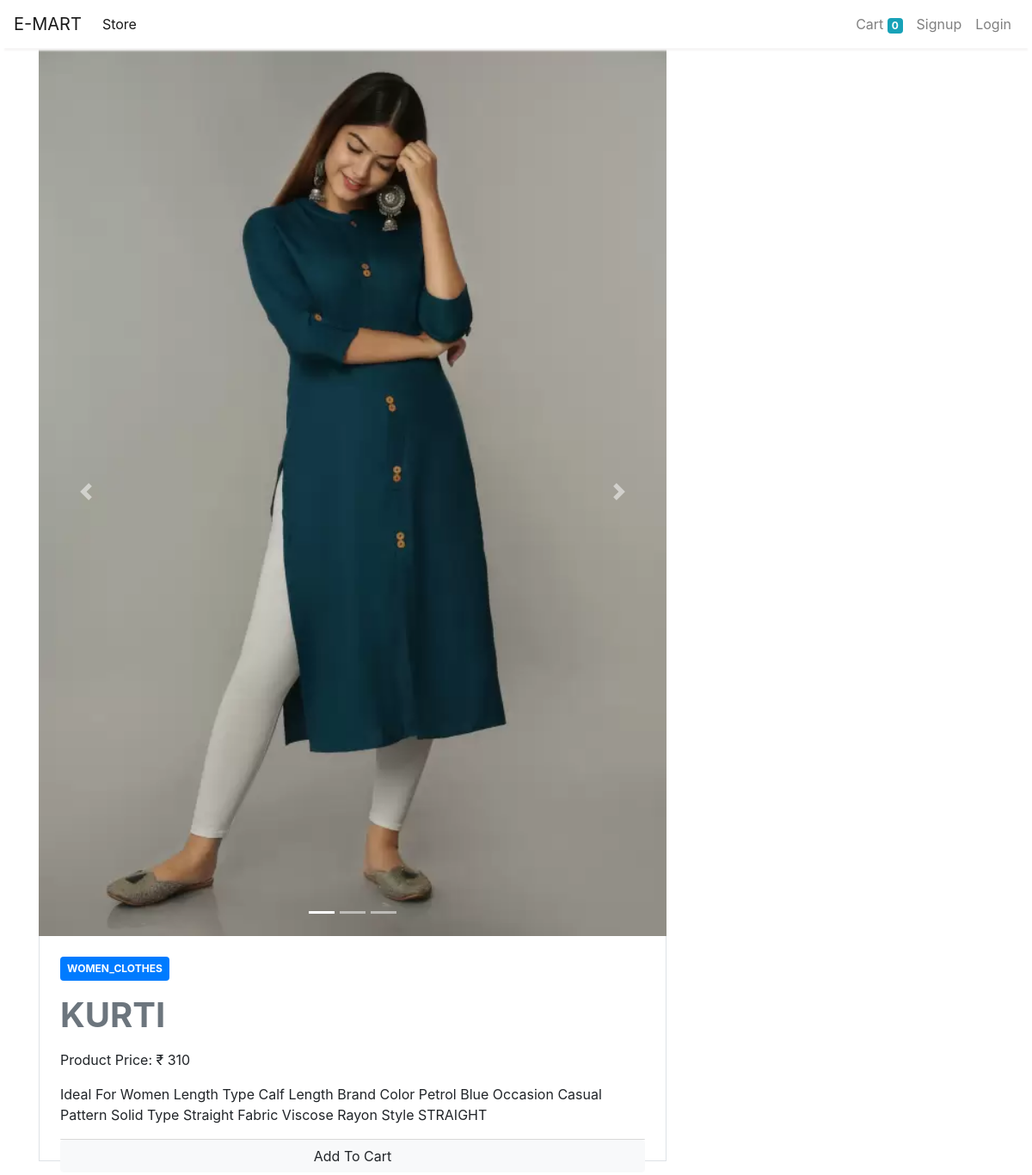
Screenshot of /product/10 with the database file from the repository.
### store/models.py (models this page shows, shortened)
class ProductImage(models.Model):
    image = models.ImageField(null=True, blank=True)  # ,upload_to="news/images"
    product= models.ForeignKey(Product, on_delete=models.CASCADE, null=True, blank=True,
                               related_name="product_image_model")
    def image_tag(self):
        return mark_safe('<img src="%s" width="150" height="150" />' % (self.image.url))
    image_tag.short_description = 'Image Preview'

class Product(models.Model):
    name=models.CharField(max_length=50)
    price =models.IntegerField(default=0)
    category=models.ForeignKey(Category,on_delete=models.CASCADE,default=1)
    description=models.CharField(max_length=280,default='')

class Category(models.Model):
    name=models.CharField(max_length=20)
    def __str__(self):
        return self.name

### store/views.py (the view)
# urls.py: path("product/<int:id>", views.Product_view, name="product_details"),
def Product_view(request,id):
    product = Product.objects.get(pk=id)
    product_images = product.product_image_model.all()
    context = {'product':product,'product_images':product_images}
    return render(request, 'product_view.html', context)

### store/templatetags/custom_filter.py (called while the page is built)
@register.filter(name='currency') #name fot templates
def currency(number):
    return "₹ " + str(number)

### store/templates/product_view.html (shortened to what this page needs)
{% extends 'base.html' %}
{% block content %}
{% load cart %}
{% load custom_filter %}
 <div class="container">
        <div class="row">
            <div class="col-lg-8">
                <div class="position-relative mb-3">
                    <div id="carouselExampleControls" class="carousel slide" data-ride="carousel">
                        <div class="carousel-inner">
                            <ol class="carousel-indicators">
                                {% for p in product_images  %}
                                <li data-target="#carouselExampleIndicators" data-slide-to="{{ forloop.counter0 }}" class="{% if forloop.counter0 == 0 %} active {% endif %}"></li>
                                {%endfor%}
                            </ol>
                            {% for p in product_images %}
                            <div class="carousel-item {% if forloop.counter0 == 0 %} active {% endif %}">
                                <img class="d-block img-fluid w-100" src="{{p.image.url }}"
                                 alt="First slide"   style="object-fit: cover;">
                            </div>
                            {% endfor %}
                            <a class="carousel-control-prev" href="#carouselExampleControls" role="button"
                                data-slide="prev">
                                <span class="carousel-control-prev-icon" aria-hidden="true"></span>
                            </a>
                            <a class="carousel-control-next" href="#carouselExampleControls" role="button"
                                data-slide="next">
                                <span class="carousel-control-next-icon" aria-hidden="true"></span>
                            </a>
                        </div>
                    </div>
                    <div class="bg-white border border-top-0 p-4">
                        <div class="mb-3">
                            <span class="badge badge-primary text-uppercase font-weight-semi-bold p-2 mr-2"
                                href="">{{product.category}}</span>
                        </div>
                        <h1 class="mb-3 text-secondary text-uppercase font-weight-bold">{{product.name}}</h1>
                        <p>Product Price: {{product.price|currency}}</p>
                        <p>{{product.description}}</p>
                        <div class="card-footer p-0 no-gutters">
						{% if product|is_in_cart:request.session.cart %}
						<div class="row no-gutters">
							<form action="/#{{product.id}}" class="col-2 " method="post">
								{% csrf_token %}
								<input hidden type="text" name='product' value='{{product.id}}'>
								<input hidden type="text" name='remove' value='True'>
								<input type="submit" value=" - " class="btn btn-block btn-light border-right">
							</form>
							<div class="text-center col">{{product|cart_quantity:request.session.cart}} in Cart</div>
							<form action="/#{{product.id}}" class="col-2 " method="post">
								{% csrf_token %}
								<input hidden type="text" name='product' value='{{product.id}}'>
								<input type="submit" value=" + " class="btn btn-block btn-light border-left">
							</form>
						</div>
						{% else %}
						<form action="/#{{product.id}}" method="POST" class="btn-block">
							<input type="submit" class="float-right btn btn-light  form-control"
								value="Add To Cart">
						</form>
						{% endif %}
                    </div>
                    </div>
                </div>
            </div>
        </div>
 </div>
{% endblock %}

### rows the page displays
ProductImage: image (picture)
Product: category "WOMEN_CLOTHES", name "KURTI", price "₹ 310", description "Ideal For Women Length Type Calf Length Brand Color Petrol Blue Occasion Casual Pattern Solid Type Straight Fabric Viscose Rayon Style STRAIGHT"

### other values shown
{{ request.session.cart.keys|length }} "0"
